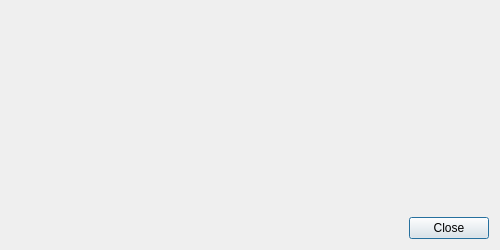
<?xml version="1.0" encoding="UTF-8"?>
<ui version="4.0">
 <class>AboutDialog</class>
 <widget class="QDialog" name="AboutDialog">
  <property name="windowModality">
   <enum>Qt::NonModal</enum>
  </property>
  <property name="geometry">
   <rect>
    <x>0</x>
    <y>0</y>
    <width>500</width>
    <height>250</height>
   </rect>
  </property>
  <property name="minimumSize">
   <size>
    <width>500</width>
    <height>250</height>
   </size>
  </property>
  <property name="maximumSize">
   <size>
    <width>500</width>
    <height>250</height>
   </size>
  </property>
  <property name="windowTitle">
   <string>About ...</string>
  </property>
  <layout class="QVBoxLayout" name="verticalLayout">
   <item>
    <spacer name="verticalSpacer">
     <property name="orientation">
      <enum>Qt::Vertical</enum>
     </property>
     <property name="sizeHint" stdset="0">
      <size>
       <width>20</width>
       <height>40</height>
      </size>
     </property>
    </spacer>
   </item>
   <item>
    <layout class="QHBoxLayout" name="horizontalLayout">
     <item alignment="Qt::AlignRight">
      <widget class="QPushButton" name="closeButton">
       <property name="text">
        <string>Close</string>
       </property>
       <property name="icon">
        <iconset theme="window-close"/>
       </property>
      </widget>
     </item>
    </layout>
   </item>
  </layout>
 </widget>
 <resources/>
 <connections>
  <connection>
   <sender>closeButton</sender>
   <signal>clicked()</signal>
   <receiver>AboutDialog</receiver>
   <slot>close()</slot>
   <hints>
    <hint type="sourcelabel">
     <x>449</x>
     <y>227</y>
    </hint>
    <hint type="destinationlabel">
     <x>249</x>
     <y>124</y>
    </hint>
   </hints>
  </connection>
 </connections>
</ui>
